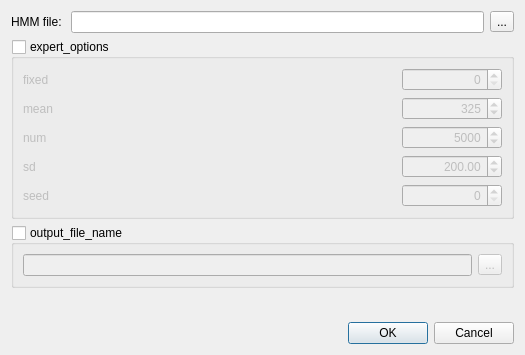
<?xml version="1.0" encoding="UTF-8"?>
<ui version="4.0">
 <class>HMMCalibrateDialog</class>
 <widget class="QDialog" name="HMMCalibrateDialog">
  <property name="geometry">
   <rect>
    <x>0</x>
    <y>0</y>
    <width>525</width>
    <height>333</height>
   </rect>
  </property>
  <property name="windowTitle">
   <string>HMM Calibrate</string>
  </property>
  <layout class="QVBoxLayout" name="verticalLayout">
   <item>
    <layout class="QHBoxLayout" name="horizontalLayout">
     <item>
      <widget class="QLabel" name="label">
       <property name="text">
        <string>HMM file: </string>
       </property>
      </widget>
     </item>
     <item>
      <widget class="QLineEdit" name="hmmFileEdit"/>
     </item>
     <item>
      <widget class="QToolButton" name="hmmFileButton">
       <property name="text">
        <string>...</string>
       </property>
      </widget>
     </item>
    </layout>
   </item>
   <item>
    <widget class="QGroupBox" name="expertGroupBox">
     <property name="title">
      <string>expert_options</string>
     </property>
     <property name="checkable">
      <bool>true</bool>
     </property>
     <property name="checked">
      <bool>false</bool>
     </property>
     <layout class="QGridLayout" name="gridLayout_2">
      <item row="0" column="0">
       <widget class="QLabel" name="label_2">
        <property name="toolTip">
         <string>Fixed tip</string>
        </property>
        <property name="text">
         <string>fixed</string>
        </property>
       </widget>
      </item>
      <item row="0" column="1">
       <spacer name="horizontalSpacer">
        <property name="orientation">
         <enum>Qt::Horizontal</enum>
        </property>
        <property name="sizeHint" stdset="0">
         <size>
          <width>323</width>
          <height>20</height>
         </size>
        </property>
       </spacer>
      </item>
      <item row="0" column="2">
       <widget class="QSpinBox" name="fixedBox">
        <property name="minimumSize">
         <size>
          <width>100</width>
          <height>0</height>
         </size>
        </property>
        <property name="alignment">
         <set>Qt::AlignRight|Qt::AlignTrailing|Qt::AlignVCenter</set>
        </property>
        <property name="minimum">
         <number>0</number>
        </property>
        <property name="maximum">
         <number>10000000</number>
        </property>
        <property name="value">
         <number>0</number>
        </property>
       </widget>
      </item>
      <item row="1" column="0">
       <widget class="QLabel" name="label_3">
        <property name="toolTip">
         <string>mean_tip</string>
        </property>
        <property name="statusTip">
         <string>mean_tip</string>
        </property>
        <property name="whatsThis">
         <string>mean_tip</string>
        </property>
        <property name="text">
         <string>mean</string>
        </property>
       </widget>
      </item>
      <item row="1" column="1">
       <spacer name="horizontalSpacer_2">
        <property name="orientation">
         <enum>Qt::Horizontal</enum>
        </property>
        <property name="sizeHint" stdset="0">
         <size>
          <width>323</width>
          <height>20</height>
         </size>
        </property>
       </spacer>
      </item>
      <item row="1" column="2">
       <widget class="QSpinBox" name="meanBox">
        <property name="minimumSize">
         <size>
          <width>100</width>
          <height>0</height>
         </size>
        </property>
        <property name="toolTip">
         <string>mean_tip</string>
        </property>
        <property name="statusTip">
         <string notr="true"/>
        </property>
        <property name="whatsThis">
         <string notr="true"/>
        </property>
        <property name="alignment">
         <set>Qt::AlignRight|Qt::AlignTrailing|Qt::AlignVCenter</set>
        </property>
        <property name="minimum">
         <number>1</number>
        </property>
        <property name="maximum">
         <number>100000000</number>
        </property>
        <property name="value">
         <number>325</number>
        </property>
       </widget>
      </item>
      <item row="2" column="0">
       <widget class="QLabel" name="label_4">
        <property name="toolTip">
         <string>num_tip</string>
        </property>
        <property name="statusTip">
         <string>num_tip</string>
        </property>
        <property name="whatsThis">
         <string>num_tip</string>
        </property>
        <property name="text">
         <string>num</string>
        </property>
       </widget>
      </item>
      <item row="2" column="1">
       <spacer name="horizontalSpacer_3">
        <property name="orientation">
         <enum>Qt::Horizontal</enum>
        </property>
        <property name="sizeHint" stdset="0">
         <size>
          <width>323</width>
          <height>20</height>
         </size>
        </property>
       </spacer>
      </item>
      <item row="2" column="2">
       <widget class="QSpinBox" name="numBox">
        <property name="minimumSize">
         <size>
          <width>100</width>
          <height>0</height>
         </size>
        </property>
        <property name="toolTip">
         <string>num_tip</string>
        </property>
        <property name="statusTip">
         <string notr="true"/>
        </property>
        <property name="whatsThis">
         <string notr="true"/>
        </property>
        <property name="alignment">
         <set>Qt::AlignRight|Qt::AlignTrailing|Qt::AlignVCenter</set>
        </property>
        <property name="minimum">
         <number>1</number>
        </property>
        <property name="maximum">
         <number>1000000</number>
        </property>
        <property name="value">
         <number>5000</number>
        </property>
       </widget>
      </item>
      <item row="3" column="0" rowspan="2">
       <widget class="QLabel" name="label_5">
        <property name="toolTip">
         <string>sd_tip</string>
        </property>
        <property name="statusTip">
         <string>sd_tip</string>
        </property>
        <property name="whatsThis">
         <string>sd_tip</string>
        </property>
        <property name="text">
         <string>sd</string>
        </property>
       </widget>
      </item>
      <item row="3" column="1">
       <spacer name="horizontalSpacer_4">
        <property name="orientation">
         <enum>Qt::Horizontal</enum>
        </property>
        <property name="sizeHint" stdset="0">
         <size>
          <width>323</width>
          <height>20</height>
         </size>
        </property>
       </spacer>
      </item>
      <item row="3" column="2" rowspan="2">
       <widget class="QDoubleSpinBox" name="sdBox">
        <property name="toolTip">
         <string>sd_tip</string>
        </property>
        <property name="statusTip">
         <string notr="true"/>
        </property>
        <property name="whatsThis">
         <string notr="true"/>
        </property>
        <property name="alignment">
         <set>Qt::AlignRight|Qt::AlignTrailing|Qt::AlignVCenter</set>
        </property>
        <property name="minimum">
         <double>0.010000000000000</double>
        </property>
        <property name="maximum">
         <double>1000000.000000000000000</double>
        </property>
        <property name="value">
         <double>200.000000000000000</double>
        </property>
       </widget>
      </item>
      <item row="5" column="0">
       <widget class="QLabel" name="label_6">
        <property name="toolTip">
         <string>seed_tip</string>
        </property>
        <property name="statusTip">
         <string>seed_tip</string>
        </property>
        <property name="whatsThis">
         <string>seed_tip</string>
        </property>
        <property name="text">
         <string>seed</string>
        </property>
       </widget>
      </item>
      <item row="4" column="1" rowspan="2">
       <spacer name="horizontalSpacer_5">
        <property name="orientation">
         <enum>Qt::Horizontal</enum>
        </property>
        <property name="sizeHint" stdset="0">
         <size>
          <width>323</width>
          <height>20</height>
         </size>
        </property>
       </spacer>
      </item>
      <item row="5" column="2">
       <widget class="QSpinBox" name="seedBox">
        <property name="toolTip">
         <string>seed_tip</string>
        </property>
        <property name="statusTip">
         <string notr="true"/>
        </property>
        <property name="whatsThis">
         <string notr="true"/>
        </property>
        <property name="alignment">
         <set>Qt::AlignRight|Qt::AlignTrailing|Qt::AlignVCenter</set>
        </property>
        <property name="maximum">
         <number>2000000000</number>
        </property>
       </widget>
      </item>
     </layout>
    </widget>
   </item>
   <item>
    <widget class="QGroupBox" name="outputGroupBox">
     <property name="title">
      <string>output_file_name</string>
     </property>
     <property name="checkable">
      <bool>true</bool>
     </property>
     <property name="checked">
      <bool>false</bool>
     </property>
     <layout class="QGridLayout" name="gridLayout">
      <item row="0" column="0">
       <widget class="QLineEdit" name="outFileEdit">
        <property name="toolTip">
         <string>output_file_name</string>
        </property>
        <property name="statusTip">
         <string>output_file_name</string>
        </property>
        <property name="whatsThis">
         <string>output_file_name</string>
        </property>
       </widget>
      </item>
      <item row="0" column="1">
       <widget class="QToolButton" name="outFileButton">
        <property name="text">
         <string>...</string>
        </property>
       </widget>
      </item>
     </layout>
    </widget>
   </item>
   <item>
    <spacer name="verticalSpacer">
     <property name="orientation">
      <enum>Qt::Vertical</enum>
     </property>
     <property name="sizeHint" stdset="0">
      <size>
       <width>20</width>
       <height>5</height>
      </size>
     </property>
    </spacer>
   </item>
   <item>
    <layout class="QHBoxLayout" name="horizontalLayout_2">
     <item>
      <widget class="QLabel" name="statusLabel">
       <property name="text">
        <string/>
       </property>
      </widget>
     </item>
     <item>
      <spacer name="horizontalSpacer_6">
       <property name="orientation">
        <enum>Qt::Horizontal</enum>
       </property>
       <property name="sizeHint" stdset="0">
        <size>
         <width>328</width>
         <height>22</height>
        </size>
       </property>
      </spacer>
     </item>
    </layout>
   </item>
   <item>
    <widget class="QDialogButtonBox" name="buttonBox">
     <property name="standardButtons">
      <set>QDialogButtonBox::Cancel|QDialogButtonBox::Ok</set>
     </property>
    </widget>
   </item>
  </layout>
 </widget>
 <resources/>
 <connections>
  <connection>
   <sender>buttonBox</sender>
   <signal>rejected()</signal>
   <receiver>HMMCalibrateDialog</receiver>
   <slot>reject()</slot>
   <hints>
    <hint type="sourcelabel">
     <x>262</x>
     <y>293</y>
    </hint>
    <hint type="destinationlabel">
     <x>262</x>
     <y>156</y>
    </hint>
   </hints>
  </connection>
 </connections>
</ui>
